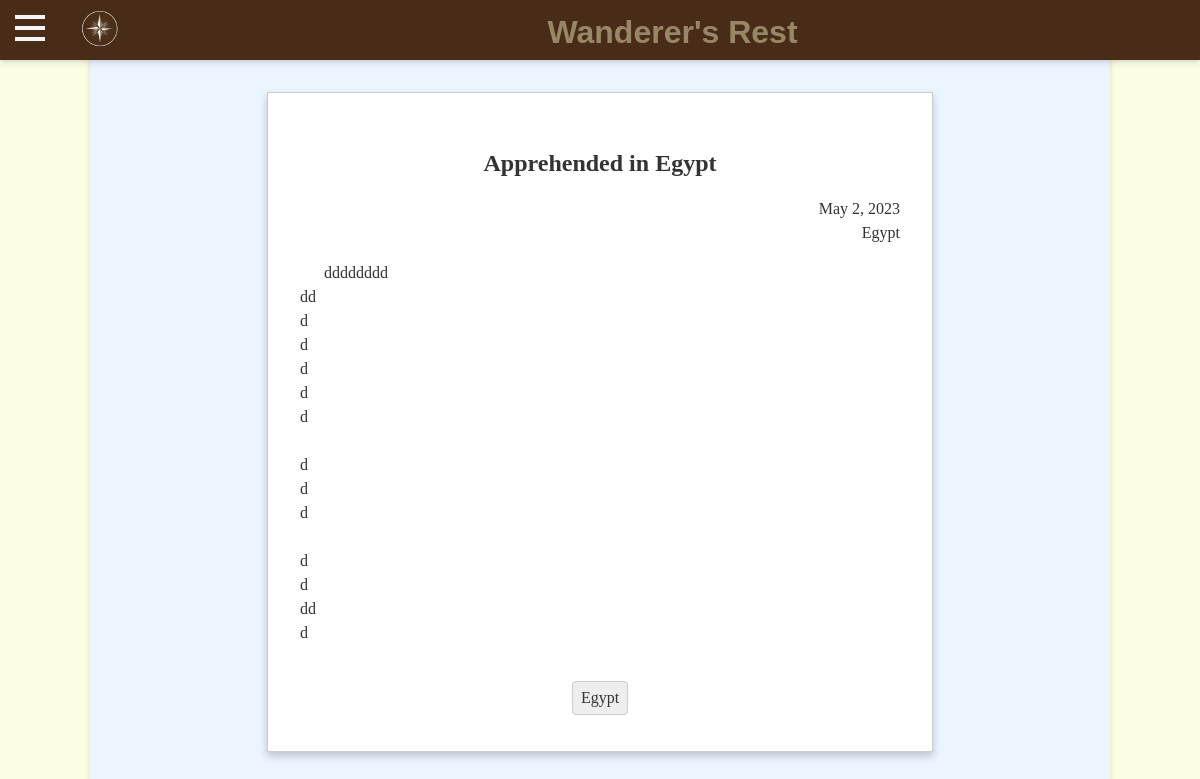
The app's page /post/1/ with its own data.
### siteBase/models.py (models this page shows, shortened)
class Post(models.Model):
    blurb = models.TextField()
    body = models.TextField()
    date_made = models.DateField(auto_now_add=True)
    tags = models.ManyToManyField(Tag)

class Tag(models.Model):
    tag = models.CharField(max_length=50)
    metatag = models.CharField(max_length=50)

### siteBase/views.py (the view)
# urls.py: path('post/<int:post_id>/', views.view_post, name='view_post'),
def view_post(request, post_id):
    post = get_object_or_404(Post, pk=post_id)
    context = {'post': post}
    return render(request, 'postview.html', context)

### siteBase/templates/postview.html (shortened to what this page needs)
{% extends 'base.html' %}
{% load static %}
{% block extracss %}
<link rel="stylesheet" href="{% static 'css/post.css' %}">
{% endblock %}
{% block content %}
<div class="letter">
<h2>{{ post.blurb }}</h2>
<p class="date">{{ post.date_made }}</p>
<p class="date">
    {% for tag in post.tags.all %}
    {% if tag.metatag == 'Location' %}
   {{ tag.tag }}
{% endif %}
  {% endfor %}
</p>
<p class="body">{{ post.body|linebreaksbr  }}</p>
<ul class="tags">
  {% for tag in post.tags.all %}
    <li>{{ tag.tag }}</li>
  {% empty %}
    <li>No tags.</li>
  {% endfor %}
</ul>
</div>
{% endblock %}

### siteBase/static/css/base.css (style rules this page uses)
body { background-color: rgb(253, 255, 228); color: rgba(173, 162, 125, 0.781); font-family: Arial, sans-serif; display: flex; justify-content: center; align-items: center; min-height: 100vh; margin: 0; overflow-y: scroll; }

### siteBase/static/css/post.css (style rules this page uses)
body { background-image: url('https://cdn.pixabay.com/photo/2017/09/21/11/31/old-paper-2774261_1280.jpg'); background-size: cover; font-family: Georgia, serif; color: #333; margin: 0; }
h2 { font-weight: bold; margin-bottom: 1rem; text-align: center; color: #333; }
p.date { margin: 0px; text-align: right; }
p.body { margin-bottom: 2rem; text-align: justify; text-indent: 1.5rem; }
ul.tags { list-style: none; margin: 0; padding: 0; display: flex; flex-wrap: wrap; justify-content: center; }
ul.tags li { background-color: #eee; border: 1px solid #ccc; border-radius: 0.25rem; padding: 0.25rem 0.5rem; margin: 0.25rem; }
.letter { position: relative; margin: 2rem auto; padding: 2rem; max-width: 600px; background-color: #fff; border: 1px solid #ccc; box-shadow: 0 4px 8px rgba(0,0,0,0.2); font-family: Georgia, serif; line-height: 1.5; color: #333; }
.letter:before { content: ''; position: absolute; top: -1px; left: -1px; width: calc(100% + 2px); height: calc(100% + 2px); border: 1px solid #ccc; z-index: -1; }
.letter:after { content: ''; position: absolute; top: 2rem; right: 2rem; width: 80px; height: 80px; background-color: #fff; border: 1px solid #ccc; transform: rotate(45deg); z-index: -1; }

### records on screen
Post: blurb "Apprehended in Egypt", date_made "May 2, 2023", body "dddddddd dd d d d d d d d d d d dd d"
Tag: tag "Egypt"
